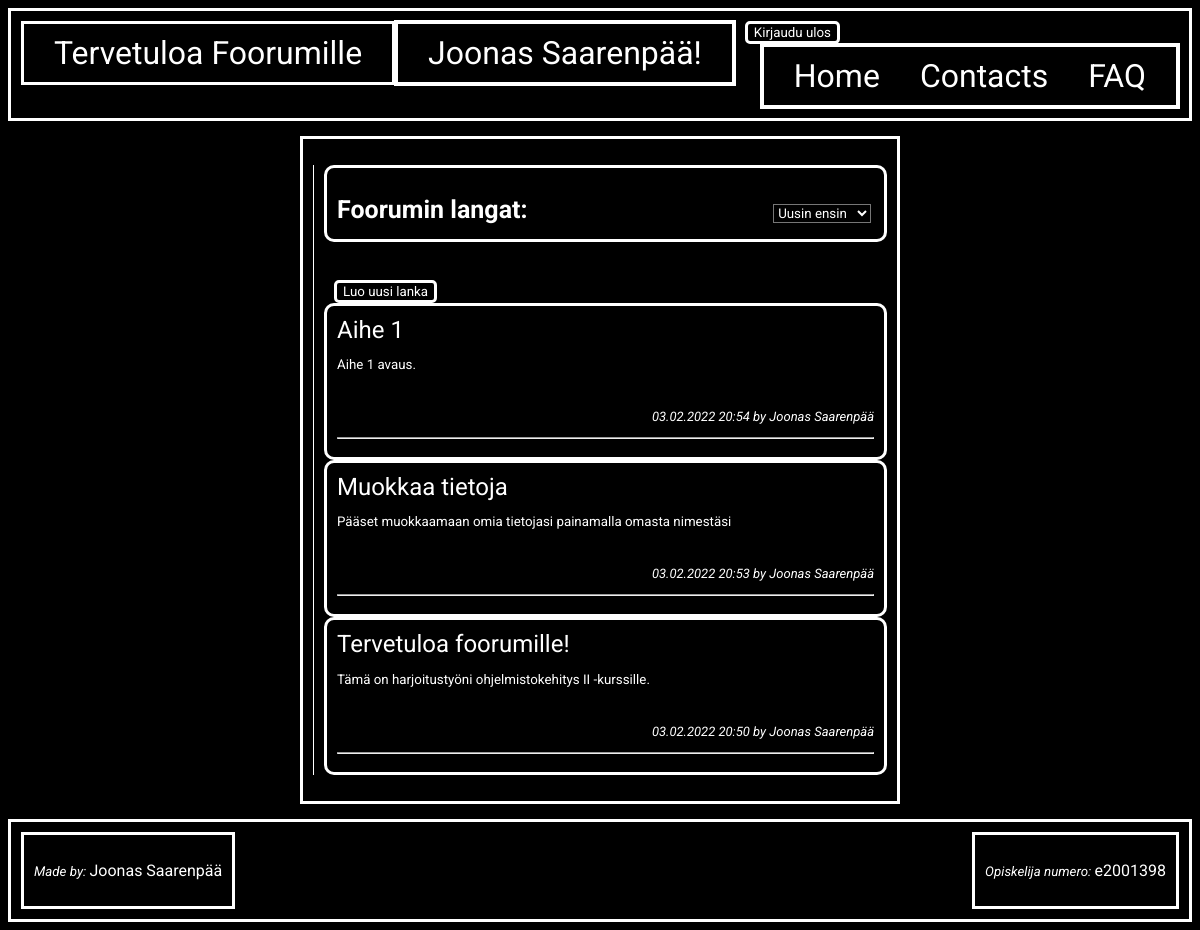
Screenshot of /front_page.php (signed in) with the database file from the repository.
### tables this page shows
CREATE TABLE `Threads` (
  `thread_ID` int(100) NOT NULL,
  `thread_topic` varchar(100) NOT NULL,
  `thread_summary` varchar(100) NOT NULL,
  `thread_content` varchar(1500) NOT NULL,
  `thread_date` datetime NOT NULL,
  `thread_img` blob,
  `user_id` int(100) NOT NULL
);

CREATE TABLE `Users` (
  `user_id` int(100) NOT NULL,
  `user_firstname` varchar(20) DEFAULT NULL,
  `user_lastname` varchar(20) DEFAULT NULL,
  `password` varchar(60) NOT NULL,
  `user_email` varchar(100) NOT NULL
);

### front_page.php (the view, shortened to what this page needs)
<!DOCTYPE html>
<html lang="en">
<head>
    <link rel="stylesheet" href="tyyli.css">
</head>
<body>
    <div class="container_front">
        <?php
        include("templates/header.php");
        ?>
        <div class="front_min_height">
        <ol class="listOf_threads">
        <div class="thread">
            <h1 class="otsikko"> Foorumin langat: </h1>
            <select onchange="location = this.value;" name="sort" id="sort" class="sort">
                <option value="front_page.php?sort=DESC">Uusin ensin</option>
            </select>
        </div>
        <br><br>
        <button class="new_thread_button">Luo uusi lanka</button>
        <?php
            try{
                $conn = ConnectToDB();
                $sort = $_GET['sort'] ?? 'DESC';
                $stmt = $conn->prepare("SELECT Threads.*, Users.user_firstname, Users.user_lastname
                                        FROM Threads
                                        INNER JOIN Users ON Threads.user_id = Users.user_id
                                        ORDER BY thread_date ".$sort."");
                $stmt->execute();
                $thread = $stmt->fetchAll();
            }
            catch(PDOException $e){
                $e->getMessage();
            }
            foreach($thread as $row){
                echo "
                <div class='thread' id=".$row['thread_ID'].">
                    <li>
                        <form method='GET' action ='thread_page.php'>
                        <input name='thread_id' type='text' value=".$row['thread_ID']." hidden>
                        <button type='submit' class='thread_topic_button'>".$row['thread_topic']."</button>
                        </form>
                        <p class='thread_summary'>".$row['thread_summary']."</p>
                        <br>
                        <p class='timestamp'>".date('d.m.Y H:i', strtotime($row['thread_date']))." by ".$row['user_firstname']." ".$row['user_lastname']."</p>
                        <hr>
                    </li>
                </div>";
            }
        ?>
        </div>
        <?php
        include("templates/footer.php")
        ?>
    </div>
</body>
</html>

### tyyli.css (style rules this page uses)
.container_front { display: grid; grid-template-columns: 1fr 600px 1fr; grid-template-rows: auto auto auto; row-gap: 15px; column-gap: 10px; box-sizing: border-box; }
.front_min_height { grid-column: 2/3; grid-row: 2; min-height: 70vh; margin: 0; padding: 0; }
.listOf_threads { grid-column: 2 / 3; grid-row: 2; border-left: 1px solid white; padding-left: 10px; }
.thread { background-color: black; padding: 5px; box-sizing: border-box; word-wrap: break-word; border-radius: 10px; }
.otsikko { margin-bottom: 5px; text-align: left; font-size: 25px; display: inline-flex; }
.container_front div, .header .listOf_threads { padding: 10px; border: 3px, solid, white; }
.thread_topic_button { border: none; padding: 0; background-color: transparent; text-align: left; font-size: x-large; cursor: pointer; word-wrap: break-word; }
.thread_summary { margin-bottom: 5px; text-align: left; font-size: smaller; width: 100%; height: auto; resize: none; }
.timestamp { text-align: right; font-size: small; font-style: italic; }
.new_thread_button { border: none; background-color: black; color: white; border-style: solid; border-radius: 5px; margin-left: 10px; cursor: pointer; }
.sort { background-color: black; display: inline-flex; margin-left: 45%; }
* { font-family: 'Roboto', sans-serif; color: white; }
html { background: black; }
ol { list-style: none; padding-left: 0px; }
h1 { font-style: bold; font-family: 'Roboto', sans-serif; }
p { font-style: bold; font-family: 'Roboto', sans-serif; text-align: center; color: white; }

### rows the page displays
threads: thread_topic "Aihe 1", thread_summary "Aihe 1 avaus.", thread_date "03.02.2022 20:54", user.user_firstname "Joonas", user.user_lastname "Saarenpää"
threads: thread_topic "Muokkaa tietoja", thread_summary "Pääset muokkaamaan omia tietojasi painamalla omasta nimestäsi", thread_date "03.02.2022 20:53", user.user_firstname "Joonas", user.user_lastname "Saarenpää"
threads: thread_topic "Tervetuloa foorumille!", thread_summary "Tämä on harjoitustyöni ohjelmistokehitys II -kurssille.", thread_date "03.02.2022 20:50", user.user_firstname "Joonas", user.user_lastname "Saarenpää"

### other values shown
$fname "Joonas"
$lname "Saarenpää"
